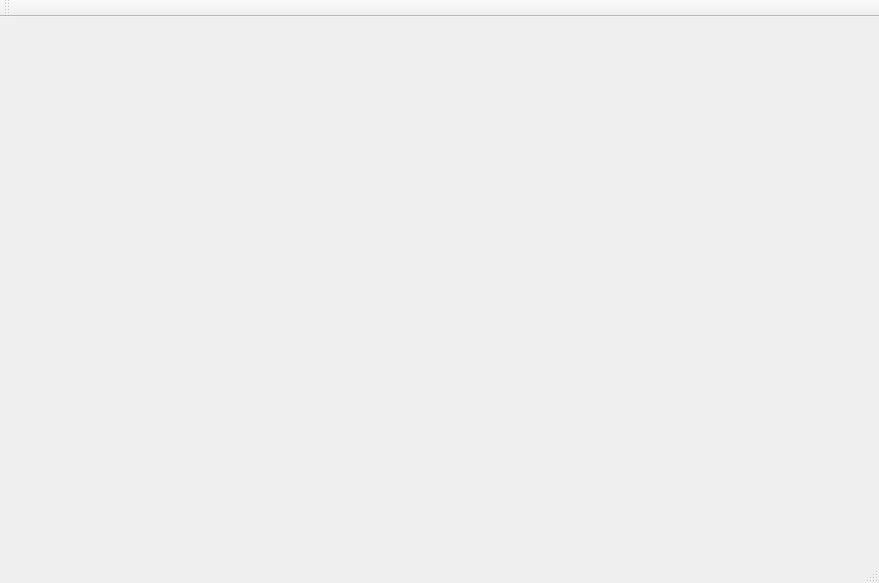
<?xml version="1.0" encoding="UTF-8"?>
<ui version="4.0">
 <class>VLCDemoClass</class>
 <widget class="QMainWindow" name="VLCDemoClass">
  <property name="geometry">
   <rect>
    <x>0</x>
    <y>0</y>
    <width>879</width>
    <height>583</height>
   </rect>
  </property>
  <property name="windowTitle">
   <string>VLCDemo</string>
  </property>
  <widget class="QWidget" name="centralWidget">
   <layout class="QGridLayout" name="gridLayout">
    <item row="0" column="0">
     <widget class="QWidget" name="widget_play" native="true">
      <property name="focusPolicy">
       <enum>Qt::NoFocus</enum>
      </property>
     </widget>
    </item>
   </layout>
  </widget>
  <widget class="QMenuBar" name="menuBar">
   <property name="geometry">
    <rect>
     <x>0</x>
     <y>0</y>
     <width>879</width>
     <height>23</height>
    </rect>
   </property>
  </widget>
  <widget class="QToolBar" name="mainToolBar">
   <attribute name="toolBarArea">
    <enum>TopToolBarArea</enum>
   </attribute>
   <attribute name="toolBarBreak">
    <bool>false</bool>
   </attribute>
  </widget>
  <widget class="QStatusBar" name="statusBar"/>
 </widget>
 <layoutdefault spacing="6" margin="11"/>
 <resources>
  <include location="vlcdemo.qrc"/>
 </resources>
 <connections/>
</ui>
